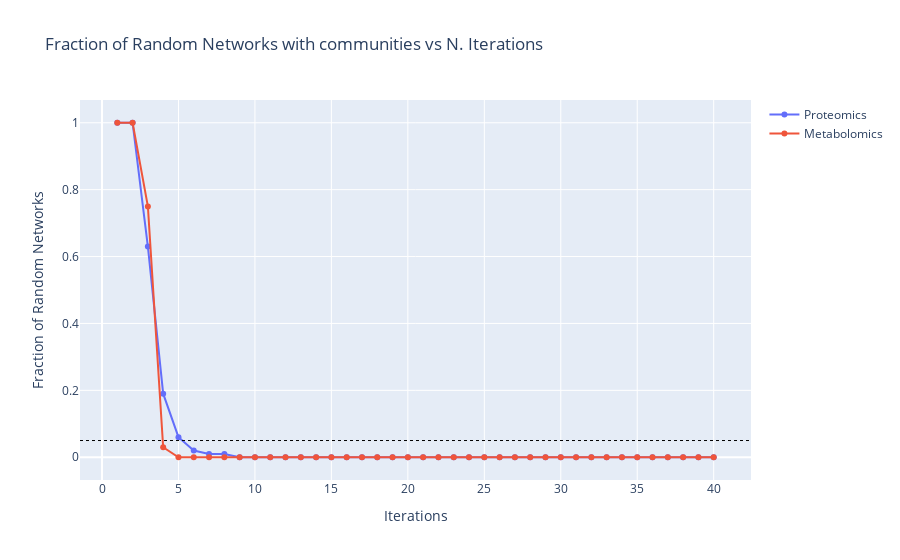

Write notebook code for a chart like this one.
### Code cell
i = 40

file = 'Plots/ClusterConsensus.html'
if os.path.exists(file):
    os.remove(file)


fig = go.Figure()
fig.add_trace(go.Scatter(
    x=np.arange(1, i+1),
    y =commLqqn[:i],
    mode='lines+markers',
    name='Proteomics'
))
fig.add_trace(go.Scatter(
    x=np.arange(1, i+1),
    y =commLmmn[:i],
    mode='lines+markers',
    name='Metabolomics'
))
fig.add_hline(y=0.05,line_width=1, line_dash="dot", line_color="black")
fig.update_layout(title='Fraction of Random Networks with communities vs N. Iterations')
fig.update_xaxes(title='Iterations'); fig.update_yaxes(title='Fraction of Random Networks')

fig.show()
with open(file, 'a') as f:
    f.write(fig.to_html(full_html=False, include_plotlyjs='cdn', default_height='50%', default_width='80%'))

### Figure 1 — Plotly figure (JSON) as saved in the notebook; plotly's stock layout.template omitted (floating-point values rounded to 4 significant figures)
{"data": [{"mode": "lines+markers", "name": "Proteomics", "type": "scatter", "x": [1, 2, 3, 4, 5, 6, 7, 8, 9, 10, 11, 12, 13, 14, 15, 16, 17, 18, 19, 20, 21, 22, 23, 24, 25, 26, 27, 28, 29, 30, 31, 32, 33, 34, 35, 36, 37, 38, 39, 40], "y": [1, 1, 0.63, 0.19, 0.06, 0.02, 0.01, 0.01, 0, 0, 0, 0, 0, 0, 0, 0, 0, 0, 0, 0, 0, 0, 0, 0, 0, 0, 0, 0, 0, 0, 0, 0, 0, 0, 0, 0, 0, 0, 0, 0]}, {"mode": "lines+markers", "name": "Metabolomics", "type": "scatter", "x": [1, 2, 3, 4, 5, 6, 7, 8, 9, 10, 11, 12, 13, 14, 15, 16, 17, 18, 19, 20, 21, 22, 23, 24, 25, 26, 27, 28, 29, 30, 31, 32, 33, 34, 35, 36, 37, 38, 39, 40], "y": [1, 1, 0.75, 0.03, 0, 0, 0, 0, 0, 0, 0, 0, 0, 0, 0, 0, 0, 0, 0, 0, 0, 0, 0, 0, 0, 0, 0, 0, 0, 0, 0, 0, 0, 0, 0, 0, 0, 0, 0, 0]}], "layout": {"shapes": [{"line": {"color": "black", "dash": "dot", "width": 1}, "type": "line", "x0": 0, "x1": 1, "xref": "x domain", "y0": 0.05, "y1": 0.05, "yref": "y"}], "title": {"text": "Fraction of Random Networks with communities vs N. Iterations"}, "xaxis": {"title": {"text": "Iterations"}}, "yaxis": {"title": {"text": "Fraction of Random Networks"}}}}
